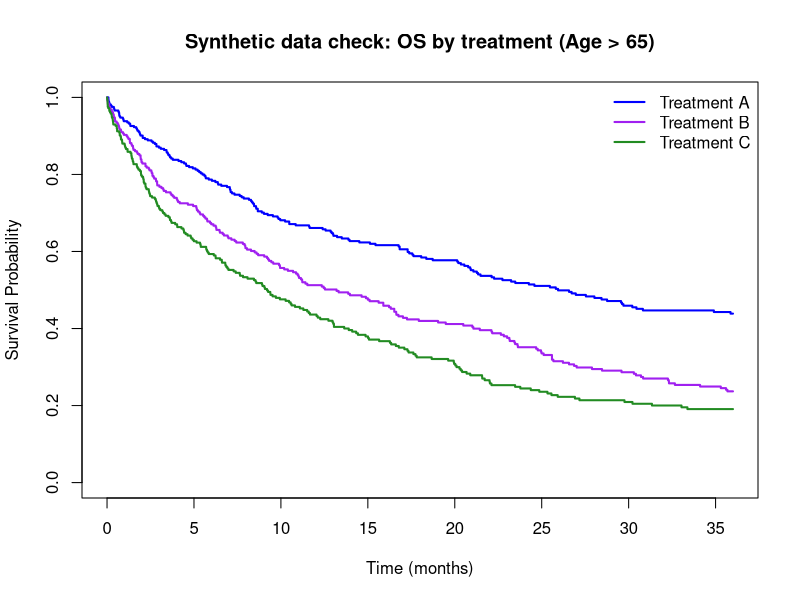

This figure's R source:
# ============================================================
# Synthetic clinical survival data generation script (Synthetic Clinical Survival Data)
# Purpose: demo data for the AI-Powered Clinical Data Explorer
# Uses base R only; the final validation section needs the survival package (optional)
# ============================================================

set.seed(2026)

# ---------- 1. Parameters ----------
n <- 1248                      # number of patients
follow_up_max <- 36            # maximum follow-up (months), administrative censoring
dropout_rate  <- 0.008         # random dropout rate (per month)
weib_shape    <- 0.8           # <1: hazard decreases over time, curve flattens late
baseline_lam  <- 0.037         # baseline scale (larger => worse overall survival)
add_missing   <- TRUE          # whether to add a small amount of missing pdl1, to test data validation

# ---------- 2. Baseline characteristics ----------
patient_id <- sprintf("P%04d", seq_len(n))

# Age: mostly over 65, truncated to 40-90
age <- round(pmin(pmax(rnorm(n, mean = 70, sd = 8), 40), 90))

sex <- sample(c("Female", "Male"), n, replace = TRUE, prob = c(0.52, 0.48))

# Stage I-IV
stage <- sample(c("I", "II", "III", "IV"), n, replace = TRUE,
                prob = c(0.10, 0.30, 0.38, 0.22))

# ECOG 0-2; older age makes higher ECOG more likely (mild correlation)
p_ecog2 <- plogis(-2.2 + 0.04 * (age - 70))
p_ecog1 <- plogis(-0.2 + 0.03 * (age - 70)) * (1 - p_ecog2)
p_ecog0 <- 1 - p_ecog1 - p_ecog2
ecog <- vapply(seq_len(n), function(i)
  sample(0:2, 1, prob = c(p_ecog0[i], p_ecog1[i], p_ecog2[i])), integer(1))

# Treatment groups (proportions match the screenshot: 36.2% / 32.7% / 31.1%)
treatment <- sample(c("A", "B", "C"), n, replace = TRUE,
                    prob = c(0.362, 0.327, 0.311))
treatment <- paste("Treatment", treatment)

# PD-L1 biomarker
pdl1 <- sample(c("Positive", "Negative"), n, replace = TRUE, prob = c(0.45, 0.55))

# Enrollment date (for the Trend Over Time chart)
enroll_date <- as.Date("2018-01-01") + sample(0:(365 * 5 + 180), n, replace = TRUE)

# ---------- 3. Survival time (Weibull proportional hazards model) ----------
# Linear predictor = log HR; treatment effect A < B < C (A is best)
lp <- 0 +
  c("Treatment A" = 0, "Treatment B" = 0.40, "Treatment C" = 0.85)[treatment] +
  0.15 * (age - 70) / 10 +
  c("I" = -0.60, "II" = 0, "III" = 0.45, "IV" = 0.90)[stage] +
  0.30 * ecog +
  ifelse(pdl1 == "Positive", -0.30, 0) +
  ifelse(sex == "Female", -0.10, 0)
lp <- as.numeric(lp)

# Inverse transform sampling: T = ( -log(U) / (lambda * exp(lp)) )^(1/shape)
u <- runif(n)
event_time <- (-log(u) / (baseline_lam * exp(lp)))^(1 / weib_shape)

# Censoring: random dropout + administrative censoring (36 months)
dropout_time  <- rexp(n, rate = dropout_rate)
censor_time   <- pmin(dropout_time, follow_up_max)

os_time  <- pmin(event_time, censor_time)
os_event <- as.integer(event_time <= censor_time)
os_time  <- round(os_time, 2)

# ---------- 3b. Progression-free survival (PFS) ----------
# PFS event = progression OR death, so pfs_time <= os_time always holds.
#   - dead patients: 85% had documented progression before death
#   - censored patients: 60% progressed before their last follow-up
# Progression happens at 30-95% of the OS time.
frac       <- runif(n, 0.3, 0.95)
progressed <- ifelse(os_event == 1, runif(n) < 0.85, runif(n) < 0.60)
pfs_time   <- round(ifelse(progressed, os_time * frac, os_time), 2)
pfs_event  <- as.integer(progressed | os_event == 1)

# ---------- 4. Assemble the data frame ----------
df <- data.frame(
  patient_id  = patient_id,
  age         = age,
  sex         = sex,
  stage       = stage,
  ecog        = ecog,
  treatment   = treatment,
  pdl1        = pdl1,
  enroll_date = enroll_date,
  os_time     = os_time,
  os_event    = os_event,
  pfs_time    = pfs_time,
  pfs_event   = pfs_event,
  stringsAsFactors = FALSE
)

# A few missing values (about 3% of pdl1)
if (add_missing) {
  miss_idx <- sample(n, round(0.03 * n))
  df$pdl1[miss_idx] <- NA
}

# ---------- 5. Save ----------
# Writes to the current working directory; run from the project root.
out_path <- "synthetic_clinical.csv"

write.csv(
  df,
  out_path,
  row.names = FALSE,
  na = ""
)

cat("Saved:", out_path, "(", nrow(df), "rows )\n")

# ---------- 6. Quick validation ----------
cat("\n--- Patients per treatment group ---\n")
print(table(df$treatment))
print(round(prop.table(table(df$treatment)) * 100, 1))

cat("\n--- Cohort with age > 65 ---\n")
sub <- subset(df, age > 65)
cat("N:", nrow(sub), " Median age:", median(sub$age),
    " Female proportion:", round(mean(sub$sex == "Female") * 100, 1), "%\n")

cat("\n--- Event rate ---\n")
print(round(tapply(df$os_event, df$treatment, mean), 3))
cat("\n--- PFS event rate ---\n")
print(round(tapply(df$pfs_event, df$treatment, mean), 3))

if (requireNamespace("survival", quietly = TRUE)) {
  library(survival)
  fit <- survfit(Surv(os_time, os_event) ~ treatment, data = sub)
  cat("\n--- 36-month survival probability (age > 65) ---\n")
  print(summary(fit, times = 36, extend = TRUE)$surv)
  lr <- survdiff(Surv(os_time, os_event) ~ treatment, data = sub)
  p  <- 1 - pchisq(lr$chisq, df = length(lr$n) - 1)
  cat("\nLog-rank p =", format.pval(p, digits = 3), "\n")
  
  # Plot a KM curve to check the shape
  plot(fit, col = c("blue", "purple", "forestgreen"), lwd = 2,
       xlab = "Time (months)", ylab = "Survival Probability",
       main = "Synthetic data check: OS by treatment (Age > 65)")
  legend("topright", legend = levels(factor(sub$treatment)),
         col = c("blue", "purple", "forestgreen"), lwd = 2, bty = "n")
} else {
  cat("\n(Install the survival package to see the KM check: install.packages('survival'))\n")
}
